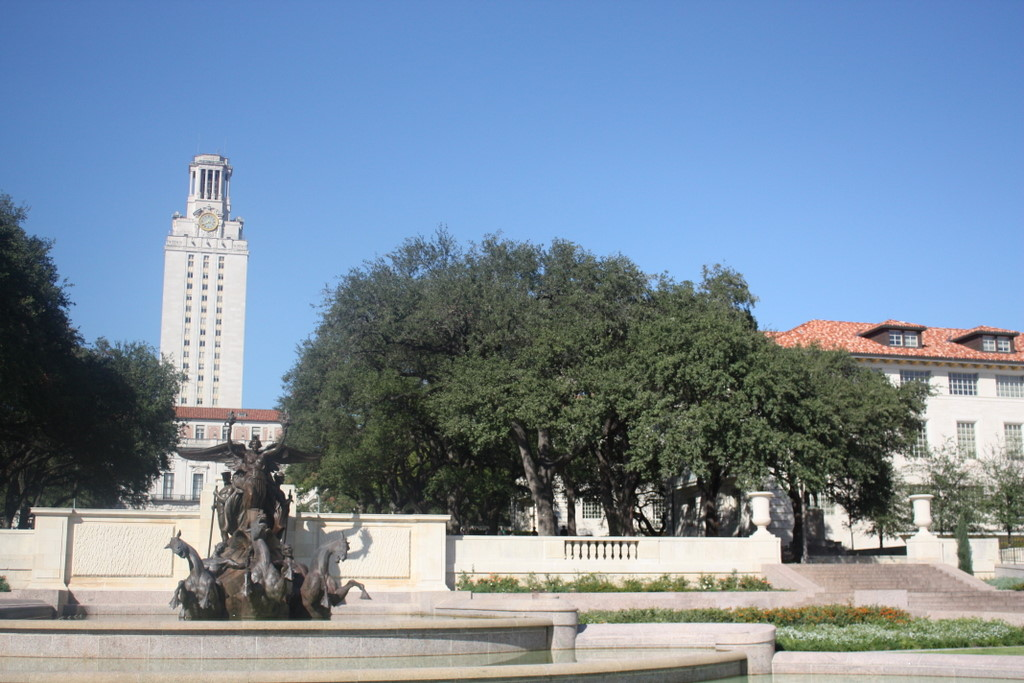
#> input picture uttower_left.JPG, 1024 x 683 px, found by its file name
$ jupyter execute --allow-errors Image_Stitching_and_Feature_Detection.ipynb
#> lines starting #> are read from the running program, lines starting #| are printed output that depends on the picture; after the words box and inside, x2 and y2 are one past the last pixel; in counts of white or black regions, pixels touching at a corner belong together; long printed decimals are rounded
### utils.py
import numpy as np
from skimage.color import rgb2gray
from scipy.signal import convolve2d
from scipy.ndimage import rank_filter
from scipy.stats import norm


def dist2(x, c):
    """
    Calculates squared distance between two sets of points.

    Parameters
    ----------
    x: numpy.ndarray
        Data of shape `(ndata, dimx)`
    c: numpy.ndarray
        Centers of shape `(ncenters, dimc)`

    Returns
    -------
    n2: numpy.ndarray
        Squared distances between each pair of data from x and c, of shape
        `(ndata, ncenters)`
    """
    assert x.shape[1] == c.shape[1], \
        'Data dimension does not match dimension of centers'

    x = np.expand_dims(x, axis=0)  # new shape will be `(1, ndata, dimx)`
    c = np.expand_dims(c, axis=1)  # new shape will be `(ncenters, 1, dimc)`

    # We will now use broadcasting to easily calculate pairwise distances
    n2 = np.sum((x - c) ** 2, axis=-1)

    return n2


# [138 lines left out: functions gen_dgauss, find_sift, not called in this run]


def harris(im, sigma, thresh=None, radius=None):
    """
    Harris corner detector

    Parameters
    ----------
    im: numpy.ndarray
        Image to be processed
    sigma: float
        Standard deviation of smoothing Gaussian
    thresh: float (optional)
    radius: float (optional)
        Radius of region considered in non-maximal suppression

    Returns
    -------
    cim: numpy.ndarray
        Binary image marking corners
    r: numpy.ndarray
        Row coordinates of corner points. Returned only if none of `thresh` and
        `radius` are None.
    c: numpy.ndarray
        Column coordinates of corner points. Returned only if none of `thresh`
        and `radius` are None.
    """
    if im.ndim == 3:
        im = rgb2gray(im)

    dx = np.tile([[-1, 0, 1]], [3, 1])
    dy = dx.T

    Ix = convolve2d(im, dx, 'same')
    Iy = convolve2d(im, dy, 'same')

    f_wid = np.round(3 * np.floor(sigma))
    G = norm.pdf(np.arange(-f_wid, f_wid + 1),
                 loc=0, scale=sigma).reshape(-1, 1)
    G = G.T * G
    G /= G.sum()

    Ix2 = convolve2d(Ix ** 2, G, 'same')
    Iy2 = convolve2d(Iy ** 2, G, 'same')
    Ixy = convolve2d(Ix * Iy, G, 'same')

    cim = (Ix2 * Iy2 - Ixy ** 2) / (Ix2 + Iy2 + 1e-12)

    if thresh is None or radius is None:
        return cim
    else:
        size = int(2 * radius + 1)
        mx = rank_filter(cim, -1, size=size)
        cim = (cim == mx) & (cim > thresh)

        r, c = cim.nonzero()

        return cim, r, c


# [15 lines that do not run on import are left out]

### Image_Stitching_and_Feature_Detection.ipynb
[cell 1]
from utils import harris, dist2, find_sift
import matplotlib.pyplot as plt
from PIL import Image
import matplotlib.patches as patches
import skimage
from skimage.transform import ProjectiveTransform, warp
import numpy as np
import cv2

## 1. Load images and Convert to grayscale

[cell 2]
# Problem 1
img1 = Image.open("uttower_left.jpg").convert('L')
img1 = np.array(img1, dtype = np.float32)
#> img1: shape (683, 1024) float32

img2 = Image.open("uttower_right.jpg").convert('L')
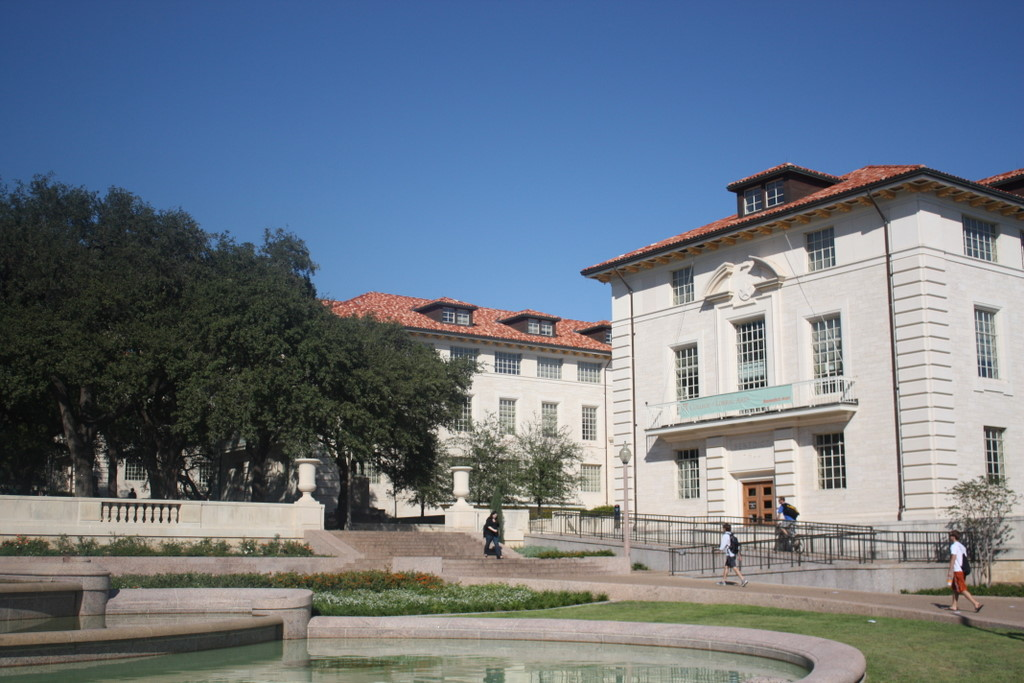
#> input picture uttower_right.JPG, 1024 x 683 px, found by its file name
img2 = np.array(img2, dtype = np.float32)
#> img2: shape (683, 1024) float32

[cell 3]
plt.imshow(img1, cmap='gray')

[cell 4]
plt.imshow(img2, cmap='gray')

## 2. Detect Feature Points

[cell 5]
# Problem 2

cim1, r1, c1 = harris(img1, 3, 100, 3)
#> in harris, `cim = (cim == mx) & (cim > thresh)`:
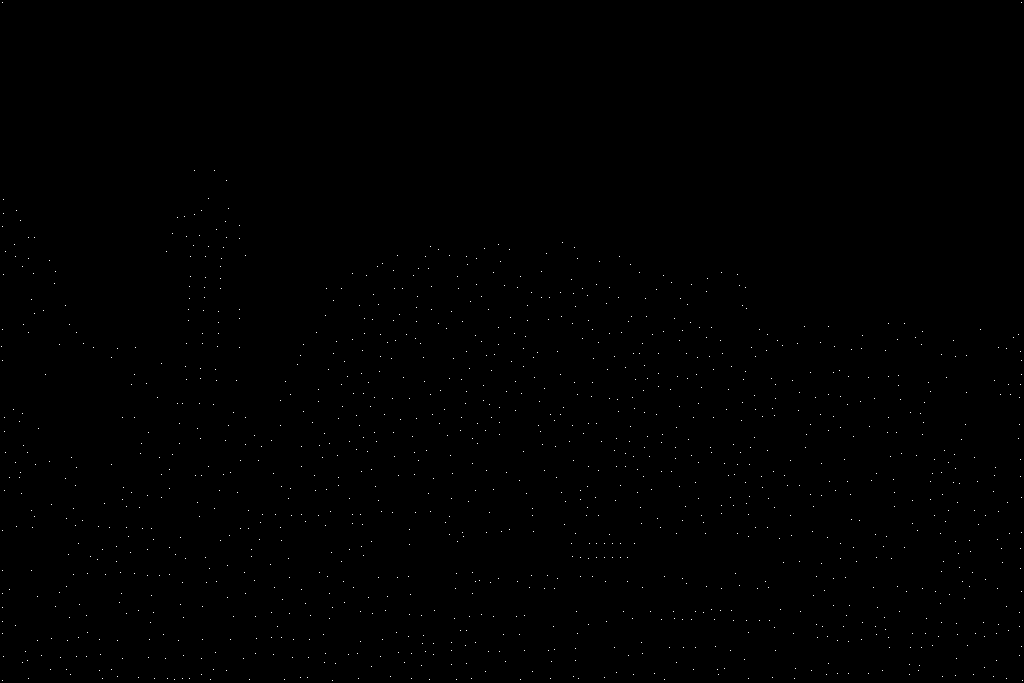
#> cim: shape (683, 1024) bool; 0.17% white in thin lines or dots
#> in harris, `r, c = cim.nonzero()`: r = 1201 values from 2 to 680; c = 1201 values, max 1022 at index 1200, min 1 at index 226, mean 509.5
#> r1 = 1201 values from 2 to 680; c1 has the same summary as c in harris
cim2, r2, c2 = harris(img2, 3, 100, 3)
#> call 2 of harris, with sigma = 3, thresh = 100, radius = 3
#> in harris (call 2), `mx = rank_filter(cim, -1, size=size)`:
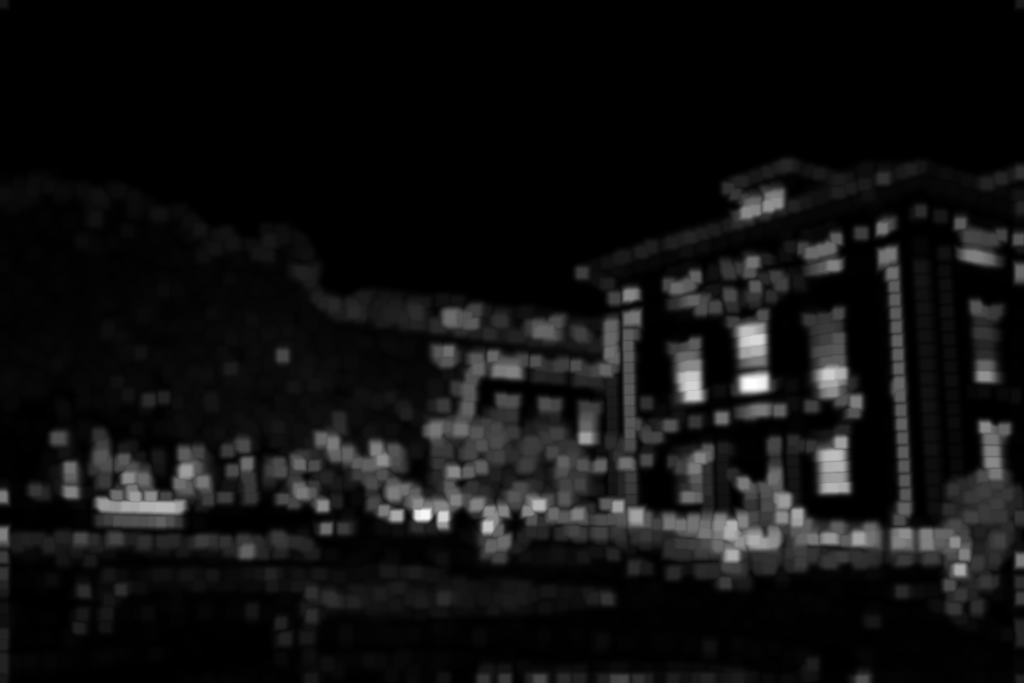
#> mx: shape (683, 1024) float64; min 0.152, max 20727, mean 1399.9; drawn with min black and max white
#> in harris (call 2), `cim = (cim == mx) & (cim > thresh)`: cim: shape (683, 1024) bool; 0.19% white in thin lines or dots
#> in harris (call 2), `r, c = cim.nonzero()`: r = 1309 values from 2 to 681; c = 1309 values, max 1022 at index 57, min 1 at index 763, mean 512.6
#> r2 = 1309 values from 2 to 681; c2 has the same summary as c in harris

[cell 6]
plt.imshow(cim1, cmap='gray')

[cell 7]
plt.imshow(cim2, cmap='gray')

[cell 8]
def draw_corners(img, r, c):
    img_copy = img.copy()
    fig, ax = plt.subplots(figsize = (10, 10))
    for i in range(1, len(r)):
        rect = patches.Rectangle((c[i], r[i]), 10, 10, linewidth=1, edgecolor='r', facecolor='none')
        ax.add_patch(rect)
    ax.imshow(img_copy, cmap='gray')

[cell 9]
draw_corners(img1, r1, c1)
draw_corners(img2, r2, c2)
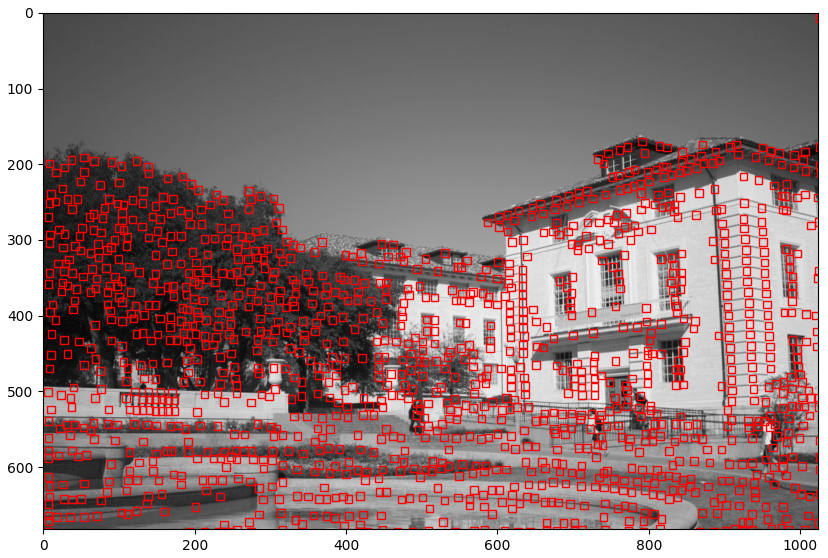
#> figure drawn by matplotlib, 1 panel

## 3. Extract local neighborhoods around every keypoint

[cell 10]
def read_and_convert(img_path):
    return cv2.cvtColor(cv2.imread(img_path), cv2.COLOR_BGR2GRAY)

def get_sift_data(sift, img):
    k, d = sift.detectAndCompute(img, None)
    return k, d

img1 = read_and_convert('uttower_left.JPG')
img2 = read_and_convert('uttower_right.jpg')

sift = cv2.SIFT_create()

k1, d1 = get_sift_data(sift, img1)
#> in get_sift_data, `k, d = sift.detectAndCompute(img, None)`: k = 5314 keypoints; strongest (x, y, size): (620, 556, 2.4), (612, 556, 2.2), (698, 499, 3.5), (534, 528, 1.9)
#> k1 has the same summary as k in get_sift_data
k2, d2 = get_sift_data(sift, img2)
#> in get_sift_data (call 2), `k, d = sift.detectAndCompute(img, None)`: k = 4195 keypoints; strongest (x, y, size): (958, 550, 9.6), (490, 527, 2), (376, 451, 1.8), (440, 520, 6.8)
#> k2 has the same summary as k in get_sift_data

k1, k2 = np.array(k1), np.array(k2)

## 4. Compute distances between descriptors

#> (a cell that did not finish here is left out)

## 5. Select Matches

[cell 12]
def get_best_matches(num_matches):
    top_indices = np.argsort(distance, axis=None)[:num_matches]
    match_indices = np.transpose(np.unravel_index(top_indices, distance.shape))

    data = np.hstack((np.array([k1[idx[0]].pt for idx in match_indices]),
                      np.array([k2[idx[1]].pt for idx in match_indices])))

    return data

## 6. RANSAC

[cell 13]
# Problem 6

img1 = cv2.imread("uttower_left.jpg", cv2.IMREAD_GRAYSCALE)
#> img1: shape (683, 1024); min 2, max 255, mean 136.7
img2 = cv2.imread("uttower_right.jpg", cv2.IMREAD_GRAYSCALE)
#> img2: shape (683, 1024); min 3, max 255, mean 117

orb = cv2.ORB_create()
k1, d1 = orb.detectAndCompute(img1, None)
#> k1 = 500 keypoints; strongest (x, y, size): (534, 528, 31), (535, 533, 37.2), (637, 508, 31), (596, 544, 37.2)
k2, d2 = orb.detectAndCompute(img2, None)
#> k2 = 500 keypoints; strongest (x, y, size): (751, 385, 31), (762, 383, 31), (443, 516, 31), (425, 514, 37.2)

index_params = dict(algorithm = 6, table_number = 6, key_size = 12, multi_probe_level = 2)
search_params = dict(checks = 50)
flann = cv2.FlannBasedMatcher(index_params, search_params)
matches = flann.knnMatch(d1, d2, k=2)
#> matches = 500 matches

good_matches = []
for m, n in matches:
    if m.distance < 0.60 * n.distance:
        good_matches.append([m])
#> after the loop, good_matches = 67 matches

pts1 = np.float32([k1[m[0].queryIdx].pt for m in good_matches])
#> pts1 = 67 pairs, first value 530.4 to 938, second value 380.2 to 556.8
pts2 = np.float32([k2[m[0].trainIdx].pt for m in good_matches])
#> pts2 = 67 pairs, first value 68.4 to 479, second value 356.7 to 519.6

# RANSAC parameters
num_iterations = 999
inlier_threshold = 9.0
best_num_inliers = 0
best_model = None

# RANSAC loop
for i in range(num_iterations):
    random_indices = np.random.choice(len(good_matches), 4, replace=False)
    src_points = pts1[random_indices]
    dst_points = pts2[random_indices]

    model, _ = cv2.findHomography(src_points, dst_points)
    transformed_pts = cv2.perspectiveTransform(pts1.reshape(-1, 1, 2), model)
    distances = np.linalg.norm(transformed_pts.squeeze() - pts2, axis=1)
    num_inliers = np.sum(distances < inlier_threshold)

    if num_inliers > best_num_inliers:
        best_num_inliers = num_inliers
        best_model = model
#> this loop made 999 passes
#> (random_indices, src_points, dst_points, num_inliers, best_num_inliers) on pass 4: ([6, 0, 36, 65], [[640, 504], [835, 493], [635.9, 542.6], [831.3, 537.5]], [[186, 467], [381, 461], [178, 506.3], [376.2, 505.2]], 67, 67)
#> (random_indices, num_inliers, best_num_inliers) on pass 1: ([27, 56, 35, 33], 28, 28)
#> after the loop, best_num_inliers = 67

print('Inliners: %d' % best_num_inliers)
#| Inliners: 67
residual = np.sum((pts2 - cv2.perspectiveTransform(pts1.reshape(-1, 1, 2), best_model)) ** 2) / best_num_inliers
#> residual = 1868001.1
print('Residual: ', residual)
#| Residual:  1868001.075

[cell 14]
def draw_matches(img1, img2, kp1, kp2, matches, color=None):
    h1, w1 = img1.shape[:2]
    h2, w2 = img2.shape[:2]
    vis = np.zeros((max(h1, h2), w1 + w2), np.uint8)
    vis[:h1, :w1] = img1
    vis[:h2, w1:w1 + w2] = img2
    vis = cv2.cvtColor(vis, cv2.COLOR_GRAY2BGR)

    if color is None:
        color = (255)

    for m in matches:
        end1 = tuple(np.round(kp1[m[0].queryIdx].pt).astype(int))
        end2 = tuple(np.round(kp2[m[0].trainIdx].pt).astype(int) + np.array([w1, 0]))
        cv2.line(vis, end1, end2, color)

    return vis

inliner_img = draw_matches(img1, img2, k1, k2, good_matches, color = None)
#> the loop in draw_matches, `for m in matches:` made 67 passes
#> (end1, end2) on passes 1 to 12: ((835, 493), (1405, 461)), ((609, 545), (1173, 508)), ((625, 545), (1190, 508)), ((917, 530), (1480, 500)), ((637, 511), (1207, 474)), ((938, 533), (1499, 504)), ((640, 504), (1210, 467)), ((834, 488), (1405, 457)), ((581, 499), (1148, 460)), ((905, 547), (1467, 516)), ((810, 495), (1381, 464)), ((531, 508), (1093, 468))
#> after the loop in draw_matches, `for m in matches:`:
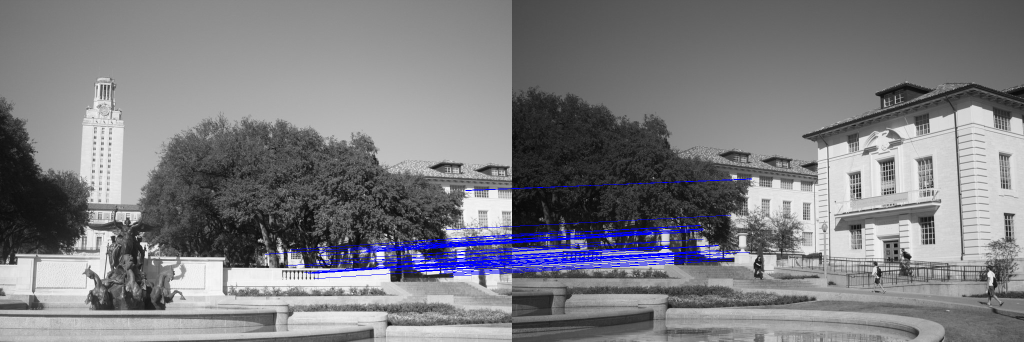
#> vis: shape (683, 2048, 3) (shown at 1/2 size); mean B, G, R 129.2, 124.8, 124.8

plt.imshow(inliner_img)
plt.show()

## 7. Warp one image onto the other

[cell 15]
from skimage.transform import ProjectiveTransform, warp

def warp_img(image_left, H, img2):
    h_left, w_left = image_left.shape[:2]
    h_right, w_right = img2.shape[:2]

    C_left = np.array([[0, w_left, w_left, 0], [0, 0, h_left, h_left], [1, 1, 1, 1]])

    Cp_left = H @ C_left
    Cp_left /= Cp_left[-1, :]

    w_min, h_min = map(int, np.abs(Cp_left[:-1].min(axis=1)))

    warped_size = (h_left + h_min, w_left + w_min)

    Hw_left = np.array([[1, 0, w_min], [0, 1, h_min], [0, 0, 1]]) @ H
    Hw_left /= Hw_left[-1, -1]

    warped_image_left = warp(image_left, ProjectiveTransform(Hw_left).inverse, output_shape=warped_size)

    Ht_right = np.array([[1, 0, warped_size[1] - w_right], [0, 1, warped_size[0] - h_right], [0, 0, 1]])
    warped_image_right = warp(img2, ProjectiveTransform(Ht_right).inverse, output_shape=warped_size)

    return warped_image_left, warped_image_right

warped_img1, warped_img2 = warp_img(img1, best_model, img2)
#> in warp_img, `Cp_left = H @ C_left`: Cp_left = [[-353.2, 596.8, 496.1, -453.9], [-0.666, 66.73, 576.1, 508.7], [1, 1.09, 0.87, 0.776]]
#> in warp_img, `Cp_left /= Cp_left[-1, :]`: Cp_left = [[-353.2, 545.1, 569.9, -585.2], [-0.666, 60.95, 661.9, 655.9], [1, 1, 1, 1]]
#> in warp_img, `w_min, h_min = map(int, np.abs(Cp_left[:-1].min(axis=1)))`: w_min = 585; h_min = 0
#> in warp_img, `warped_size = (h_left + h_min, w_left + w_min)`: warped_size = (683, 1609)
#> in warp_img, `Hw_left = np.array([[1, 0, w_min], [0, 1, h_min], [0, 0, 1]]) @ H`: Hw_left = [[0.982, -0.34, 231.8], [0.0658, 0.746, -0.666], [9.26e-05, -0.000329, 1]]
#> in warp_img, `warped_image_left = warp(image_left, ProjectiveTransform(Hw_left).inve..`:
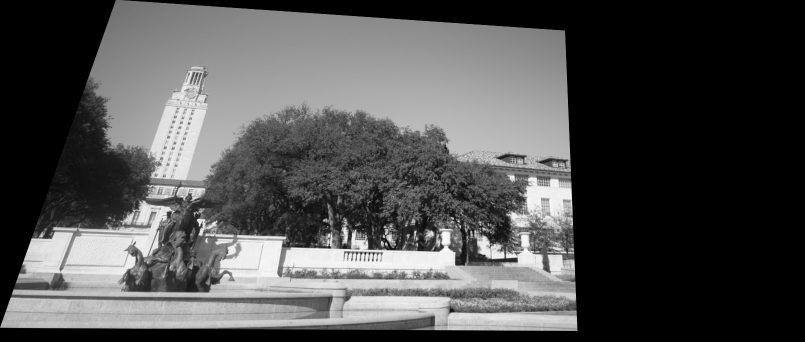
#> warped_image_left: shape (683, 1609) float64 (shown at 1/2 size); min 0, max 0.994, mean 0.316
#> in warp_img, `Ht_right = np.array([[1, 0, warped_size[1] - w_right], [0, 1, warped_s..`: Ht_right = [[1, 0, 585], [0, 1, 0], [0, 0, 1]]

[cell 16]
def create_panorama(warped_img1, warped_img2):
    averaged_pixels = np.add(warped_img1, warped_img2)
    averaged_pixels = np.divide(averaged_pixels, 2)

    img1_non_zero = np.where(warped_img1 == 0, 0, 1)
    img2_non_zero = np.where(warped_img2 == 0, 0, 1)

    diff_img1 = np.subtract(averaged_pixels, warped_img1)
    diff_img1 = np.multiply(diff_img1, img1_non_zero)

    masked_img2 = np.multiply(warped_img2, img2_non_zero)

    panorama = np.add(warped_img1, diff_img1)
    panorama = np.add(panorama, masked_img2)

    return panorama

plt.imshow(create_panorama(warped_img1, warped_img2), cmap='gray')
#> in create_panorama, `img1_non_zero = np.where(warped_img1 == 0, 0, 1)`: img1_non_zero: shape (683, 1609) int64; values 0 (black) and 1 (white), 59.2% white; 2 black regions, box (x1, y1, x2, y2) and area: (0, 0, 1609, 683) 372926, (0, 0, 231, 652) 75565
#> in create_panorama, `img2_non_zero = np.where(warped_img2 == 0, 0, 1)`: img2_non_zero: shape (683, 1609) int64; values 0 (black) and 1 (white), 63.6% white; 1 black region, box (x1, y1, x2, y2) and area: (0, 0, 585, 683) 399555
#> in create_panorama, `diff_img1 = np.multiply(diff_img1, img1_non_zero)`:
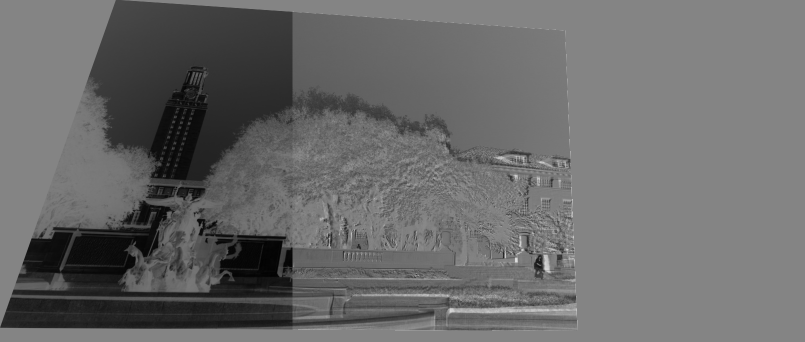
#> diff_img1: shape (683, 1609) float64 (shown at 1/2 size); min -0.494, max 0.454, mean -0.0991; drawn with min black and max white
#> in create_panorama, `panorama = np.add(panorama, masked_img2)`:
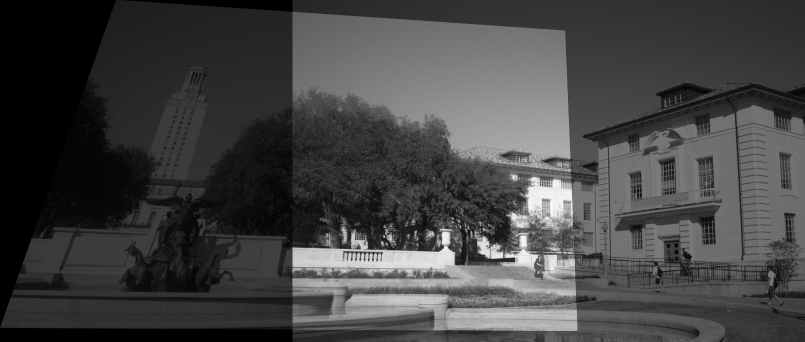
#> panorama: shape (683, 1609) float64 (shown at 1/2 size); min 0, max 1.91, mean 0.509; drawn with min black and max white
plt.show()

## 8. Create a new image to hold the panorama

[cell 17]
# Problem 8

def create_panorama_rgb(warped_img1, warped_img2):
    averaged_pixels = (warped_img1 + warped_img2) / 2

    warped_img1_zero_mask = (warped_img1 == 0)
    warped_img2_zero_mask = (warped_img2 == 0)

    panorama = np.where(warped_img1_zero_mask, warped_img2, averaged_pixels)
    panorama = np.where(warped_img2_zero_mask, warped_img1, panorama)

    return panorama

img1c = cv2.cvtColor(cv2.imread('uttower_left.JPG'), cv2.COLOR_BGR2RGB)
#> img1c is the input picture: shape (683, 1024, 3); mean R, G, B 121.7, 140, 159
img2c = cv2.cvtColor(cv2.imread('uttower_right.JPG'), cv2.COLOR_BGR2RGB)
#> img2c is the input picture: shape (683, 1024, 3); mean R, G, B 107.7, 118.9, 132

img1cw, img2cw = warp_img(img1c, best_model, img2c)

panorama = create_panorama_rgb(img1cw, img2cw)
#> in create_panorama_rgb, `warped_img2_zero_mask = (warped_img2 == 0)`:
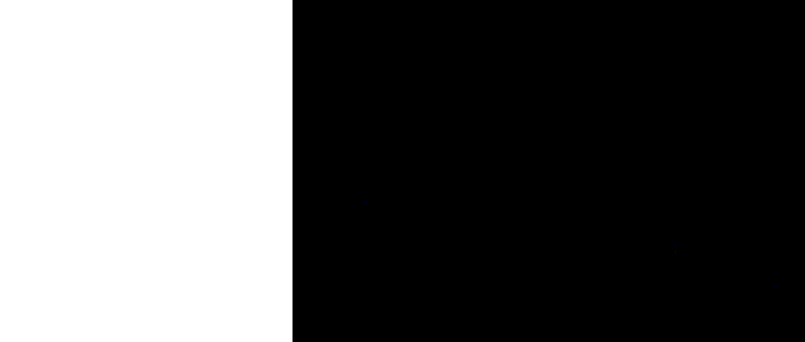
#> warped_img2_zero_mask: shape (683, 1609, 3) bool (shown at 1/2 size); mean R, G, B 0.364, 0.364, 0.364
#> in create_panorama_rgb, `panorama = np.where(warped_img2_zero_mask, warped_img1, panorama)`:
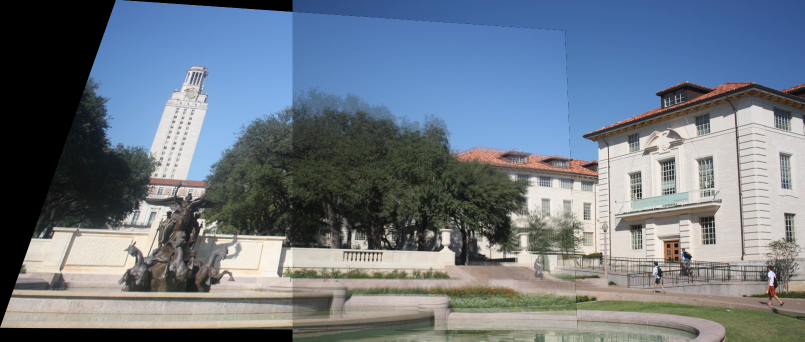
#> panorama: shape (683, 1609, 3) float64 (shown at 1/2 size); mean R, G, B 0.429, 0.472, 0.519
plt.imshow(np.clip(panorama, 0, 255).astype(np.uint8))
plt.imshow(panorama)
